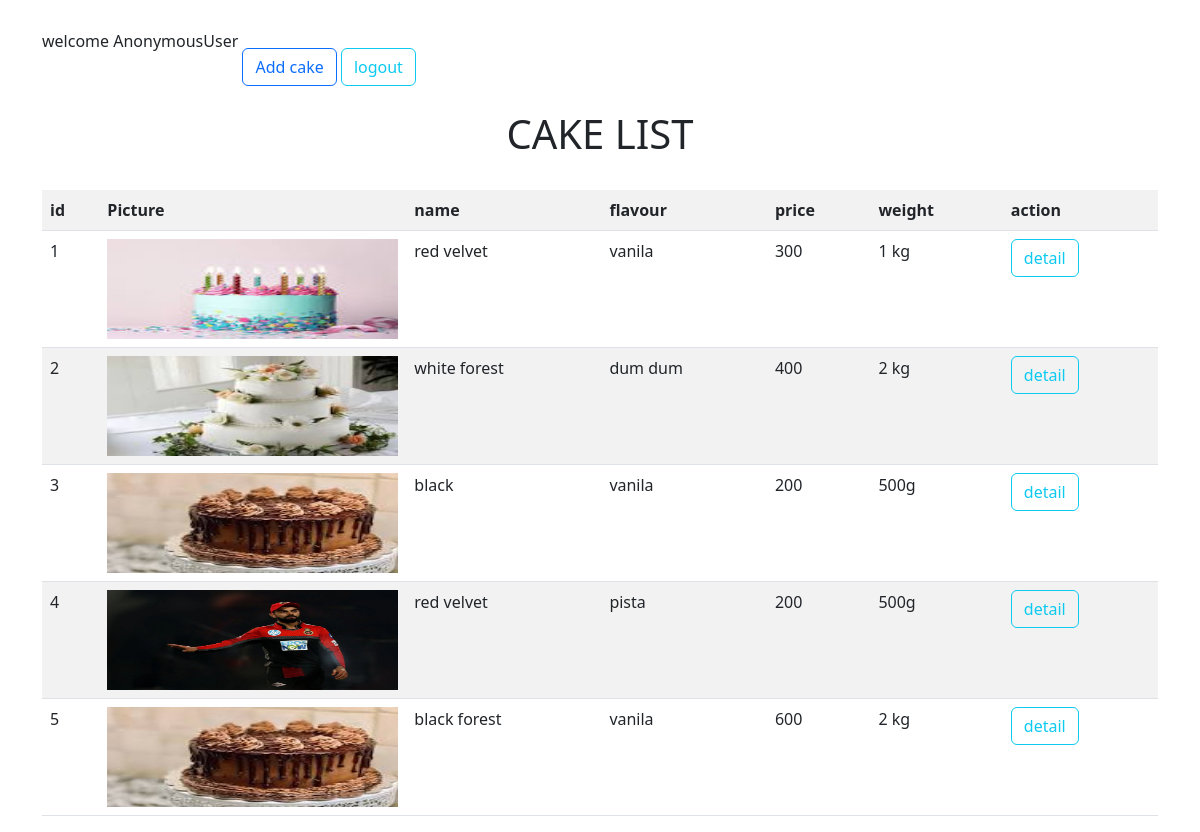
Screenshot of /cake/list/ with the database file from the repository.
### myapp/models.py (models this page shows, shortened)
class Cake(models.Model):
    name=models.CharField(max_length=200)
    flavour=models.CharField(max_length=200)
    options=(
        ("round","round"),
        ("square","square"),
        ("heart","heart"),
        ("other","other")
    )
    shape=models.CharField(max_length=200,choices=options,default="round",blank=True,null=True)
    layer=models.CharField(max_length=100)
    description=models.CharField(max_length=300,null=True,blank=True)
    weight=models.CharField(max_length=200)
    price=models.PositiveIntegerField()
    pic=models.ImageField(upload_to="pictures",null=True,blank=True)

### myapp/views.py (the view)
# urls.py: path("cake/list/",views.CakeListView.as_view(),name="cakelist"),
class CakeListView(View):
    def get(self,request,*args,**kwargs):
        qs=Cake.objects.all()
        return render(request,"cake-list.html",{"cakes":qs})

### myapp/templates/cake-list.html (shortened to what this page needs)
<!DOCTYPE html>
<html lang="en">
<head>
    <link href="https://cdn.jsdelivr.net/npm/bootstrap@5.3.0-alpha1/dist/css/bootstrap.min.css" rel="stylesheet">
</head>
<body>
       <div class="container">
        welcome {{request.user}}
        <a href="{%url 'cakeadd'%}" class="btn btn-outline-primary mt-5">Add cake</a>
        <a href="{%url 'signout'%}" class="btn btn-outline-info mt-5">logout</a>
        <h1 class="text-center p-4">CAKE LIST</h1>
        <table class="table table-striped">
            <tr>
             <th>id</th>
             <th>Picture</th>
             <th>name</th>
             <th>flavour</th>
             <th>price</th>
             <th>weight</th>
             <th>action</th>
            </tr>
            {%for i in cakes%}
             <tr>
                 <div>
                     <td>{{forloop.counter}}</td>
                     <td>
                        {%if i.pic%}
                        <img src="{{i.pic.url}}" width="50%" height="100px"  class="card-img-top" alt="...">
                        {%endif%}
                        </td>
                     <td>{{i.name}}</td>
                     <td>{{i.flavour}}</td>
                     <td>{{i.price}}</td>
                     <td>{{i.weight}}</td>
                     <td>
                        <a href="{%url 'cakedetail' i.id%}" class="btn btn-outline-info">detail</a>
                     </td>
                 </div>
             </tr>
            {%endfor%}
         </table>
       </div>
</body>
</html>

### rows the page displays
Cake: pic (picture), name "red velvet", flavour "vanila", price "300", weight "1 kg"
Cake: pic (picture), name "white forest", flavour "dum dum", price "400", weight "2 kg"
Cake: pic (picture), name "black", flavour "vanila", price "200", weight "500g"
Cake: pic (picture), name "red velvet", flavour "pista", price "200", weight "500g"
Cake: pic (picture), name "black forest", flavour "vanila", price "600", weight "2 kg"

### other values shown
{{ request.user }} "AnonymousUser"
